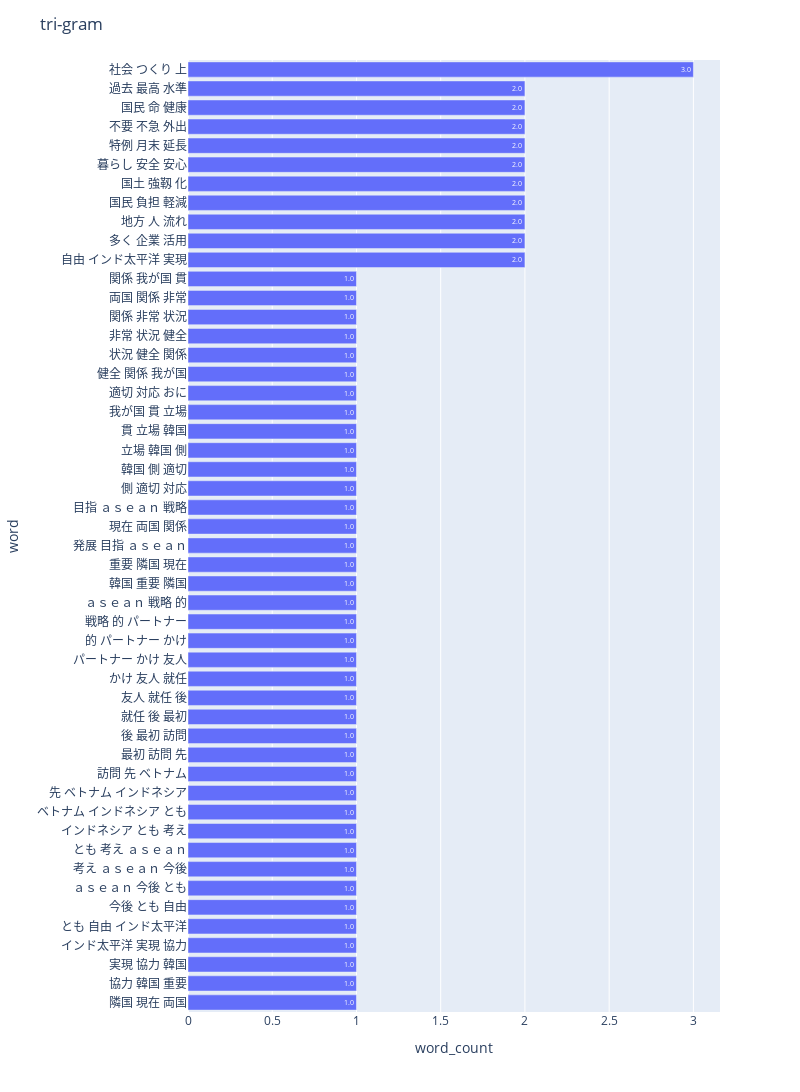

Write notebook code for a chart like this one.
### Code cell
npt1.bar_ngram(
    title='tri-gram',
    xaxis_label='word_count',
    yaxis_label='word',
    ngram=3,
    top_n=50,
    stopwords=stopwords,
    save=True
)

### Figure 1 — Plotly figure (JSON) as saved in the notebook; plotly's stock layout.template omitted (floating-point values rounded to 4 significant figures)
{"data": [{"alignmentgroup": "True", "hovertemplate": "word_count=%{text}<br>word=%{y}<extra></extra>", "legendgroup": "", "marker": {}, "name": "", "offsetgroup": "", "orientation": "h", "showlegend": false, "text": [1, 1, 1, 1, 1, 1, 1, 1, 1, 1, 1, 1, 1, 1, 1, 1, 1, 1, 1, 1, 1, 1, 1, 1, 1, 1, 1, 1, 1, 1, 1, 1, 1, 1, 1, 1, 1, 1, 1, 2, 2, 2, 2, 2, 2, 2, 2, 2, 2, 3], "textposition": "auto", "texttemplate": "%{text:.2s}", "type": "bar", "x": [1, 1, 1, 1, 1, 1, 1, 1, 1, 1, 1, 1, 1, 1, 1, 1, 1, 1, 1, 1, 1, 1, 1, 1, 1, 1, 1, 1, 1, 1, 1, 1, 1, 1, 1, 1, 1, 1, 1, 2, 2, 2, 2, 2, 2, 2, 2, 2, 2, 3], "xaxis": "x", "y": ["隣国 現在 両国", "協力 韓国 重要", "実現 協力 韓国", "インド太平洋 実現 協力", "とも 自由 インド太平洋", "今後 とも 自由", "ａｓｅａｎ 今後 とも", "考え ａｓｅａｎ 今後", "とも 考え ａｓｅａｎ", "インドネシア とも 考え", "ベトナム インドネシア とも", "先 ベトナム インドネシア", "訪問 先 ベトナム", "最初 訪問 先", "後 最初 訪問", "就任 後 最初", "友人 就任 後", "かけ 友人 就任", "パートナー かけ 友人", "的 パートナー かけ", "戦略 的 パートナー", "ａｓｅａｎ 戦略 的", "韓国 重要 隣国", "重要 隣国 現在", "発展 目指 ａｓｅａｎ", "現在 両国 関係", "目指 ａｓｅａｎ 戦略", "側 適切 対応", "韓国 側 適切", "立場 韓国 側", "貫 立場 韓国", "我が国 貫 立場", "適切 対応 おに", "健全 関係 我が国", "状況 健全 関係", "非常 状況 健全", "関係 非常 状況", "両国 関係 非常", "関係 我が国 貫", "自由 インド太平洋 実現", "多く 企業 活用", "地方 人 流れ", "国民 負担 軽減", "国土 強靱 化", "暮らし 安全 安心", "特例 月末 延長", "不要 不急 外出", "国民 命 健康", "過去 最高 水準", "社会 つくり 上"], "yaxis": "y"}], "layout": {"barmode": "relative", "height": 1100, "legend": {"tracegroupgap": 0}, "margin": {"t": 60}, "title": {"text": "tri-gram"}, "width": 800, "xaxis": {"anchor": "y", "domain": [0, 1], "title": {"text": "word_count"}}, "yaxis": {"anchor": "x", "domain": [0, 1], "title": {"text": "word"}}}}
